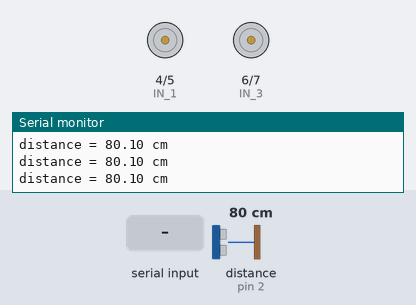
Simulated run of this sketch. Board: Arduino Uno, built with avr-gcc and run on an emulated ATmega328P. Shown: motor-driver pin pairs drawn as motors (green arrow = first pin HIGH = forward, orange = second pin HIGH = backward, longer = more drive, scaled by the enable pin), the last lines printed to the serial monitor. Wiring (inferred from the names in the program): ultrasonic range finder: trigger pin 3; echo pin 2. Inputs (shaded band) come from the test bench; at power-on: distance to the obstacle (sensor on pin 2) 80 cm. The echo pulse lasts 58.3 µs per cm.

Above: at 1.2 s.
1.3 s: "0" received over the second serial link
At 1.8 s:
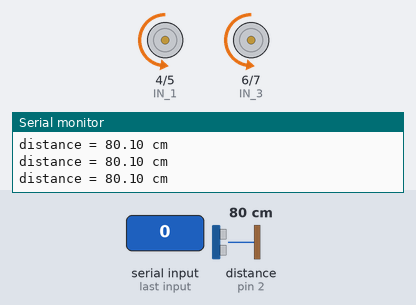
2.8 s: distance to the obstacle (sensor on pin 2) set to 22 cm
4.3 s: distance to the obstacle (sensor on pin 2) set to 19 cm
At 5.4 s:
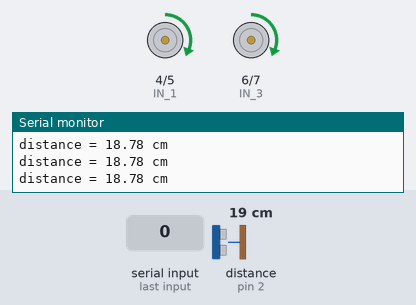
5.8 s: distance to the obstacle (sensor on pin 2) set to 120 cm
At 7.0 s:
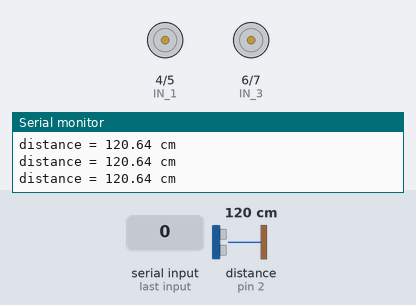
7.3 s: "2" received over Serial
At 7.9 s:
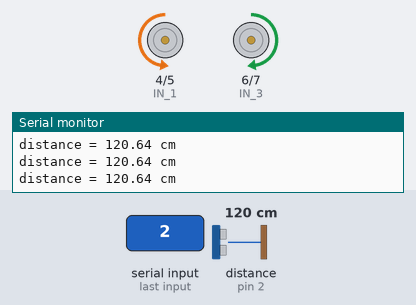
8.8 s: "3" received over the second serial link
At 9.4 s:
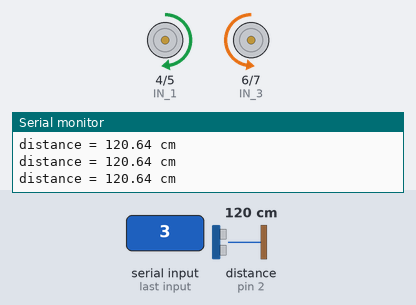
Timing chart, 0 to 11.3 s (numbered marks = the images above; inputs shaded):
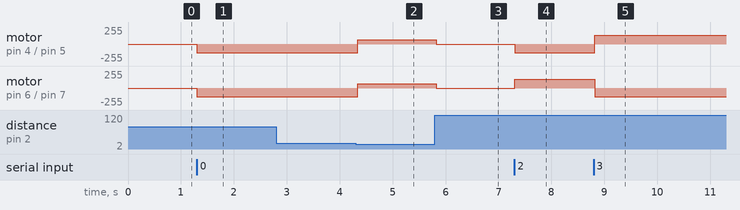

Measured:
- the behaviour switches between 21 and 20 cm on distance to the obstacle (sensor on pin 2) (found by bisection; images 1 and 2)
- after the input at 1.3 s, motor on pin 4 (IN_1) / pin 5 (IN_2), motor on pin 6 (IN_3) / pin 7 (IN_4): stopped → backward 128/255 at once
- after the input at 4.3 s, motor on pin 4 (IN_1) / pin 5 (IN_2), motor on pin 6 (IN_3) / pin 7 (IN_4): backward 128/255 → forward 64/255 at once
- after the input at 5.8 s, motor on pin 4 (IN_1) / pin 5 (IN_2), motor on pin 6 (IN_3) / pin 7 (IN_4): forward 64/255 → stopped at once
- after the input at 7.3 s, motor on pin 4 (IN_1) / pin 5 (IN_2): stopped → backward 128/255 at once; motor on pin 6 (IN_3) / pin 7 (IN_4): stopped → forward 128/255 at once
- after the input at 8.8 s, motor on pin 4 (IN_1) / pin 5 (IN_2): backward 128/255 → forward 128/255 at once; motor on pin 6 (IN_3) / pin 7 (IN_4): forward 128/255 → backward 128/255 at once

The sketch:

car.ino
```cpp
#include <SoftwareSerial.h>

#define echo 2
#define trig 3

#define IN_1 4
#define IN_2 5
#define IN_3 6
#define IN_4 7

#define BT_TX 8
#define BT_RX 9

#define EN_A 10
#define EN_B 11

#define echo_switch 13
//define bluetooth_switch 13

int speed;
int safe_flag;

SoftwareSerial BT(BT_TX, BT_RX);


void car_control()
{
    if (Serial.available() || BT.available())
    {
        char val;
        if(Serial.available())
        {
          val = Serial.read();
          BT.print(val);
        }
        else
        {
          val = BT.read();
          Serial.print(val);
        }

          switch(val)
          {
            case '0': //forward
              forward();
              break;
            case '1': //back
              backward();
              break;
            case '2': //right
              right();
              break;
            case '3': //left
              left();
              break;
            case '4': //speedpup
              speedup();
              break;
            case '5': //spedddown
              speeddown();
              break;
            case '6': //stop
              mystop();
              break;
          }
    }
 }


int check_distance()
{
    float duration, distance;
    digitalWrite(trig, HIGH);
    delayMicroseconds(1000);
    digitalWrite(trig, LOW);
    duration = pulseIn (echo, HIGH);
    distance = (duration/2)/29;
    Serial.print("distance = ");
    Serial.print(distance);
    Serial.println(" cm");
    if(distance < 20)
        return 1;
    else
        return 0;
}

void forward()
{
      analogWrite(EN_A, speed);    //輸出 PWM 脈衝到 ENA
      analogWrite(EN_B, speed);    //輸出 PWM 脈衝到 ENB
      digitalWrite(IN_1, LOW);
      digitalWrite(IN_2, HIGH);
      digitalWrite(IN_3, LOW);
      digitalWrite(IN_4, HIGH);
}

void backward()
{
    analogWrite(EN_A, 64);    //輸出 PWM 脈衝到 ENA
    analogWrite(EN_B, 64);    //輸出 PWM 脈衝到 ENB
    digitalWrite(IN_1, HIGH);
    digitalWrite(IN_2, LOW);
    digitalWrite(IN_3, HIGH);
    digitalWrite(IN_4, LOW);
}

void left()
{
    analogWrite(EN_A, speed);    //輸出 PWM 脈衝到 ENA
    analogWrite(EN_B, speed);    //輸出 PWM 脈衝到 ENB
    digitalWrite(IN_1, HIGH);
    digitalWrite(IN_2, LOW);
    digitalWrite(IN_3, LOW);
    digitalWrite(IN_4, HIGH);
}


void right()
{
    analogWrite(EN_A, speed);    //輸出 PWM 脈衝到 ENA
    analogWrite(EN_B, speed);    //輸出 PWM 脈衝到 ENB
    digitalWrite(IN_1, LOW);
    digitalWrite(IN_2, HIGH);
    digitalWrite(IN_3, HIGH);
    digitalWrite(IN_4, LOW);
}

void mystop()
{
    digitalWrite(IN_1, LOW);
    digitalWrite(IN_2, LOW);
    digitalWrite(IN_3, LOW);
    digitalWrite(IN_4, LOW);
    speed = 128;
}

void speedup()
{
    speed*=2;
    if(speed>=255)
      speed = 255;
    analogWrite(EN_A, speed);    //輸出 PWM 脈衝到 ENA
    analogWrite(EN_B, speed);    //輸出 PWM 脈衝到 ENB
}

void speeddown()
{
    speed/=2;
    if(speed <= 64)
      speed = 64;
    analogWrite(EN_A, speed);    //輸出 PWM 脈衝到 ENA
    analogWrite(EN_B, speed);    //輸出 PWM 脈衝到 ENB
}

void setup()
{
    Serial.begin(9600);
    Serial.println(" ");

    pinMode(echo_switch, OUTPUT);
    pinMode(trig, OUTPUT);
    pinMode(echo, INPUT);
    digitalWrite(echo_switch, LOW);
    Serial.println("PING is ready!");

    pinMode(IN_1 , OUTPUT);
    pinMode(IN_2 , OUTPUT);
    pinMode(IN_3 , OUTPUT);
    pinMode(IN_4 , OUTPUT);
    pinMode(EN_A , OUTPUT);
    pinMode(EN_B , OUTPUT);

    /*pinMode(bluetooth_switch, OUTPUT);
    digitalWrite(bluetooth_switch, HIGH);
    BT.begin(9600);
    Serial.println("Bluetooth is ready!");*/

    safe_flag = 1;
    mystop();
    Serial.println("CAR is ready!");


}

void loop()
{
    int check = check_distance();
    if(check == 1)
    {
      safe_flag = 0;
      backward();
    }
    else
    {
      if(safe_flag == 0)
      {
         mystop();
         safe_flag = 1;
      }
       car_control();
    }
}
```
